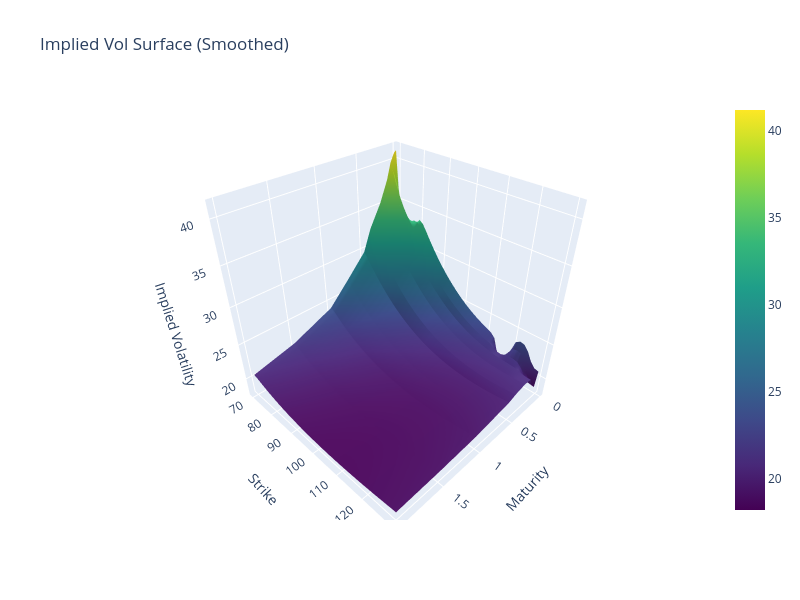

Notebook code cell kept with this figure:
### Markdown cell above
### Smooth Implied Volatility Surface

### Code cell
plot_volatility_surface(implied_smooth * 100, title="Implied Vol Surface (Smoothed)")

### Figure 1 — Plotly figure (JSON) as saved in the notebook; plotly's stock layout.template omitted (floating-point values rounded to 4 significant figures; data arrays with more than 128 entries replaced by an {"elided": "..."} marker saying what was removed)
{"data": [{"colorscale": [[0, "#440154"], [0.1111, "#482878"], [0.2222, "#3e4989"], [0.3333, "#31688e"], [0.4444, "#26828e"], [0.5556, "#1f9e89"], [0.6667, "#35b779"], [0.7778, "#6ece58"], [0.8889, "#b5de2b"], [1, "#fde725"]], "showscale": true, "type": "surface", "x": {"elided": "41x11 float values"}, "y": {"elided": "41x11 float values"}, "z": {"elided": "41x11 float values"}}], "layout": {"height": 600, "scene": {"xaxis": {"title": {"text": "Maturity"}}, "yaxis": {"title": {"text": "Strike"}}, "zaxis": {"title": {"text": "Implied Volatility"}}}, "title": {"text": "Implied Vol Surface (Smoothed)"}, "width": 800}}
